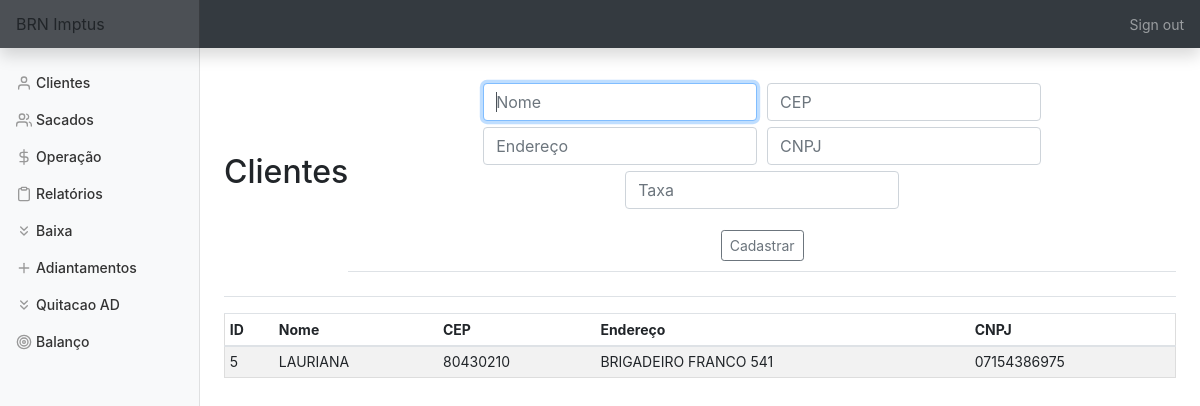
/clientes (signed in), run on an earlier commit of the app's database.
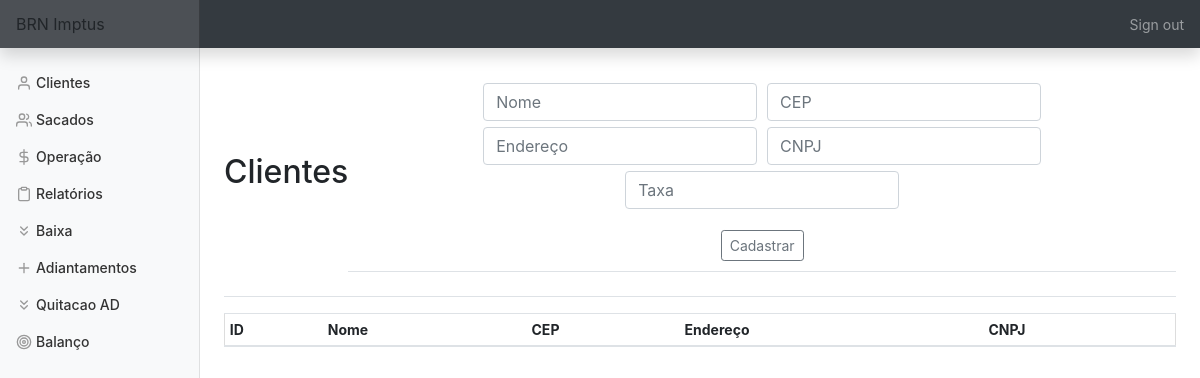
And on a later commit of the database.
### tables this page shows
CREATE TABLE clientes (id INTEGER PRIMARY KEY AUTOINCREMENT NOT NULL,
						nome TEXT NOT NULL,
						cep TEXT NOT NULL,
						endereço TEXT NOT NULL, cnpj TEXT, taxa FLOAT);

### app.py (the view, shortened to what this page needs)
@app.route('/clientes', methods=['GET', 'POST'])
@login_required
def clientes():
    con = sqlite3.connect('brn.db')
    con.row_factory = sqlite3.Row
    cur = con.cursor()
    if request.method == 'GET':
        cur.execute('SELECT * FROM clientes ORDER BY nome')
        rows = cur.fetchall()
        return render_template('clientes.html', rows=rows)

### app.py (called while the page is built)
@app.after_request
def after_request(response):
    response.headers["Cache-Control"] = "no-cache, no-store, must-revalidate"
    response.headers["Expires"] = 0
    response.headers["Pragma"] = "no-cache"
    return response

### helper.py (called while the page is built)
def login_required(f):
    @wraps(f)
    def decorated_function(*args, **kwargs):
        if session.get("user_id") is None:
            return redirect("/login")
        return f(*args, **kwargs)
    return decorated_function

### templates/clientes.html (shortened to what this page needs)
{% extends "layout.html" %}
{% block main %}
    <div class='d-flex justify-content-between flex-warp flex-md-nowrap align-items-center pt-3 pb-2 mb-3 border-bottom'>
        <h1 class='h2'>Clientes</h1>
        <div class='d-flex justify-content-between flex-warp flex-md-nowrap align-items-center pt-3 pb-2 mb-3 border-bottom'>
            <form action='clientes' method='POST'>
                <div class='form-group'>
                    <input name='nome' autofocus class='form-control' placeholder='Nome' type='text'>
                    <input name='cep' autofocus class='form-control' placeholder='CEP' type='number'>
                    <input name='endereco' autofocus class='form-control' placeholder='Endereço' type='text'>
                    <input name='cnpj' autofocus class='form-control' placeholder='CNPJ' type='text'>
                    <input name='tx' autofocus class='form-control' placeholder='Taxa' type='number' step='0.01'>
                </div>
                <button type='submit' class='btn btn-sm btn-outline-secondary'>Cadastrar</button>
            </form>
        </div>
    </div>
    <div class='table-responsive'>
        <table class='table table-striped table-sm'>
            <thead>
                <tr>
                    <th>ID</th>
                    <th>Nome</th>
                    <th>CEP</th>
                    <th>Endereço</th>
                    <th>CNPJ</th>
                </tr>
            </thead>
            <tbody>
                {% for row in rows %}
                    <tr>
                        <td>{{ row['id'] }}</td>
                        <td>{{ row['nome'] }}</td>
                        <td>{{ row['cep'] }}</td>
                        <td>{{ row['endereço'] }}</td>
                        <td>{{ row['cnpj'] }}</td>
                    </tr>
                {% endfor %}
            </tbody>
        </table>
    </div>
{% endblock %}

What changed in the data, as far as the page shows it:
removed clientes: id "5", nome "LAURIANA", cep "80430210", endereço "BRIGADEIRO FRANCO 541", cnpj "07154386975"
